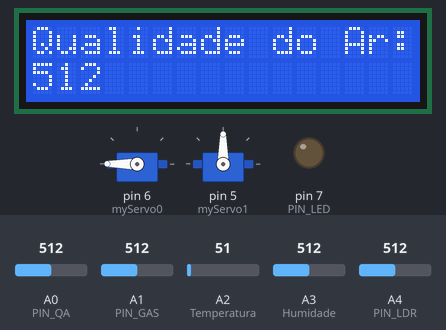
Recording of a sketch running on a simulated Arduino Uno, built with avr-gcc and run on an emulated ATmega328P. On the bench: 16×2 character LCD, 2 × servo, output pins drawn as LEDs (lit = HIGH). The inputs (shaded band) are chosen by the test bench; at power-on: A2 (Temperatura) = 51, A4 (PIN_LDR) = 512, A3 (Humidade) = 512, A0 (PIN_QA) = 512, A1 (PIN_GAS) = 512. What the sketch prints to the serial monitor is not drawn.

Above: at 5.1 s.
5.2 s: A2 (Temperatura) set to 88
At 6.4 s:
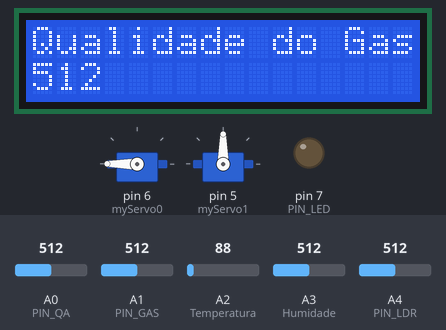
16.9 s: A2 (Temperatura) set to 106
At 22.9 s:
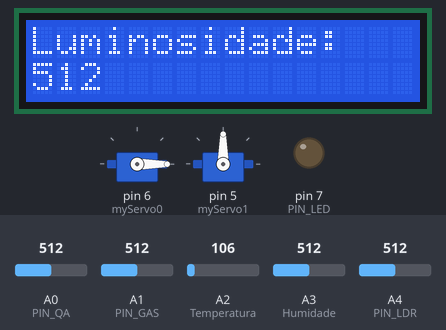
30.9 s: A4 (PIN_LDR) set to 171
At 43.3 s:
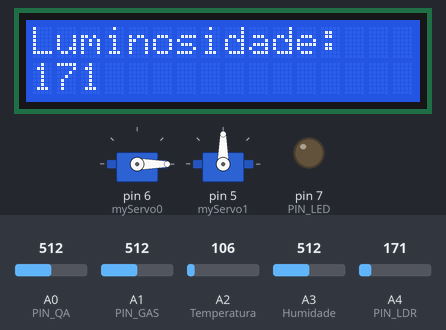
44.1 s: A4 (PIN_LDR) set to 153
At 55.3 s:
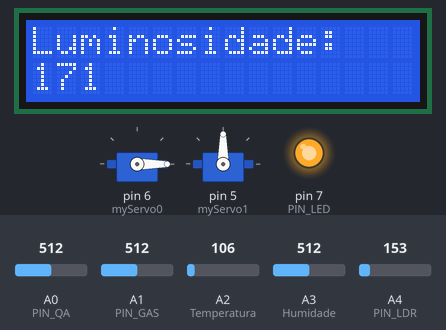
56.3 s: A3 (Humidade) set to 104
70.0 s: A3 (Humidade) set to 94
Timing chart, 0 to 85.1 s (numbered marks = the images above; inputs shaded):
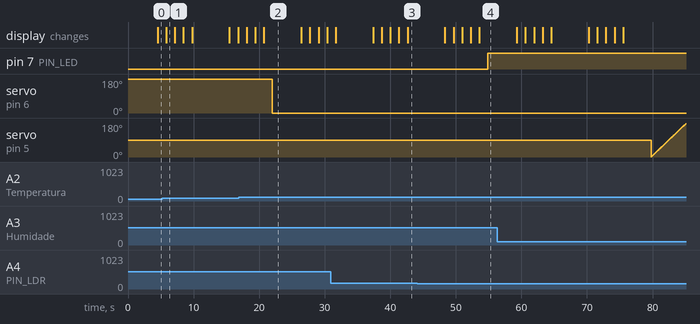

Measured:
- the behaviour switches between 99 and 100 on A2 (Temperatura) (found by bisection; images 1 and 2)
- the behaviour switches between 160 and 159 on A4 (PIN_LDR) (found by bisection; images 3 and 4)
- after the input at 16.9 s, servo on pin 6 (myServo0): 180° → 0° after 5.1 s
- after the input at 44.1 s, pin 7 (PIN_LED): LOW → HIGH after 10.7 s
- what the display in image 1 shows lasts 1.3 s, from 5.8 s to 7.1 s
- what the display in image 2 shows lasts 5.7 s, from 20.7 s to 26.4 s

The sketch:

Password_Protected_Door_Lock_on_Tnikercad.ino
```cpp
#include <Wire.h>

#include <Servo.h>

#include <LiquidCrystal.h>

LiquidCrystal lcd(13,12,11,10,9,8);

int PIN_QA=A0;
int PIN_GAS=A1;
int Temperatura = A2;
int Humidade = A3;
int PIN_LED=7;
int PIN_LDR=A4;
int OutputValue=0;

Servo myServo0;
Servo myServo1;
  int state =0;

int pos = 0;
volatile int time =30;
void setup()
{
   Wire.begin();
  Serial.begin(9600);
lcd.begin(16,2);
  pinMode(PIN_LED,OUTPUT);
 pinMode(PIN_LDR,INPUT);
  myServo0.attach(6);
   myServo1.attach(5);
}

void loop()
{
  int value_QA = analogRead(PIN_QA);
    int value_GAS = analogRead(PIN_GAS);
    int value_Temperatura = analogRead(Temperatura);
  int value_Humidade = analogRead(Humidade);
  int value_LDR = analogRead(PIN_LDR);

  if(value_LDR < 160)
  {
    digitalWrite(PIN_LED,HIGH);

  }
  else
    {
    digitalWrite(PIN_LED,LOW);

  }
  if (value_Temperatura <100)
  {
    myServo0.write(180);
    delay(3000);
  }

  else
  {
    myServo0.write(0);
    delay(3000);
  }

  if (value_Humidade < 100)
  {

 for (pos=0; pos <180; pos +=1)
 {
   myServo1.write(pos);
   delay(time);

 }
     for (pos=180; pos <0; pos -=1)
 {
   myServo1.write(pos);
delay(time);
 }


  }

  delay(1250);


   Serial.print("---------------------------------------------\n");
   Serial.print("Valor de Qualidade do Ar = ");
  Serial.println(value_QA);
    Serial.print("Valor de Qualidade do Gas = ");
  Serial.println(value_GAS);
    Serial.print("Valor da Temperatura = ");
  Serial.println(value_Temperatura);
    Serial.print("Valor da Humidade = ");
  Serial.println(value_Humidade);
    Serial.print("Valor da Luminosidade = ");
  Serial.println(value_LDR);

  lcd.begin(16,2);
  lcd.print("Qualidade do Ar: ");
  lcd.setCursor(0,1);
  lcd.print(value_QA);

  delay(1250);
    lcd.begin(16,2);
  lcd.print("Qualidade do Gas: ");
  lcd.setCursor(0,1);
  lcd.print(value_GAS);

  delay(1250);
   lcd.begin(16,2);
  lcd.print("Temperatura: ");
  lcd.setCursor(0,1);
  lcd.print(value_Temperatura);

  delay(1250);
    lcd.begin(16,2);
  lcd.print("Humidade: ");
  lcd.setCursor(0,1);
  lcd.print(value_Humidade);

  delay(1250);

    lcd.begin(16,2);
  lcd.print("Luminosidade: ");
  lcd.setCursor(0,1);
  lcd.print(value_LDR);

  delay(1250);

}
```
